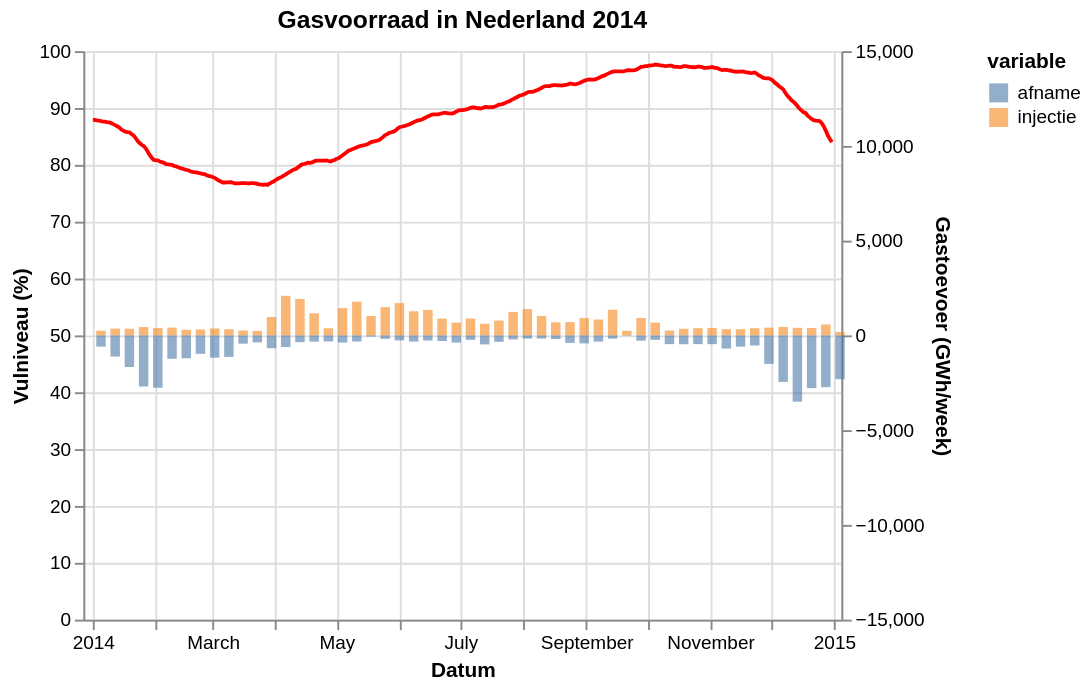

Here is the Vega-Lite specification saved for this chart:
### Vega-Lite specification from a JSON file in a GitHub repository (floating-point values rounded to 4 significant figures; data arrays with more than 128 entries replaced by an {"elided": "..."} marker saying what was removed)
{"config": {"view": {"continuousWidth": 400, "continuousHeight": 300}}, "layer": [{"data": {"name": "data-d5f264badcb0435568dd2d3c39d86f49"}, "mark": {"type": "line", "color": "red"}, "encoding": {"tooltip": [{"field": "gasDayStart", "type": "temporal"}, {"field": "full", "type": "quantitative"}], "x": {"axis": {"title": "Datum"}, "field": "gasDayStart", "type": "temporal"}, "y": {"axis": {"title": "Vulniveau (%)"}, "field": "full", "scale": {"domain": [0, 100], "padding": 0}, "type": "quantitative"}}}, {"data": {"name": "data-16df2f49302a3873c9c10afe21373eed"}, "mark": {"type": "bar", "binSpacing": 0, "opacity": 0.6}, "encoding": {"color": {"field": "variable", "type": "nominal"}, "tooltip": [{"field": "gasDayStart", "type": "temporal"}, {"field": "variable", "type": "nominal"}, {"field": "value", "type": "quantitative"}], "x": {"axis": {"title": "Datum"}, "field": "gasDayStart", "scale": {"domain": ["2014-01-01", "2014-12-31"]}, "type": "temporal"}, "y": {"axis": {"title": "Gastoevoer (GWh/week)"}, "field": "value", "scale": {"domain": [-15000, 15000], "padding": 0}, "type": "quantitative"}}}], "resolve": {"scale": {"y": "independent"}}, "title": "Gasvoorraad in Nederland 2014", "$schema": "https://vega.github.io/schema/vega-lite/v5.json", "datasets": {"data-d5f264badcb0435568dd2d3c39d86f49": {"elided": "365 records"}, "data-16df2f49302a3873c9c10afe21373eed": [{"gasDayStart": "2014-01-05T00:00:00", "variable": "injectie", "value": 248.0}, {"gasDayStart": "2014-01-12T00:00:00", "variable": "injectie", "value": 362.0}, {"gasDayStart": "2014-01-19T00:00:00", "variable": "injectie", "value": 350.0}, {"gasDayStart": "2014-01-26T00:00:00", "variable": "injectie", "value": 440.0}, {"gasDayStart": "2014-02-02T00:00:00", "variable": "injectie", "value": 385.0}, {"gasDayStart": "2014-02-09T00:00:00", "variable": "injectie", "value": 412.0}, {"gasDayStart": "2014-02-16T00:00:00", "variable": "injectie", "value": 296.0}, {"gasDayStart": "2014-02-23T00:00:00", "variable": "injectie", "value": 310.0}, {"gasDayStart": "2014-03-02T00:00:00", "variable": "injectie", "value": 367.0}, {"gasDayStart": "2014-03-09T00:00:00", "variable": "injectie", "value": 325.0}, {"gasDayStart": "2014-03-16T00:00:00", "variable": "injectie", "value": 260.0}, {"gasDayStart": "2014-03-23T00:00:00", "variable": "injectie", "value": 239.0}, {"gasDayStart": "2014-03-30T00:00:00", "variable": "injectie", "value": 971.0}, {"gasDayStart": "2014-04-06T00:00:00", "variable": "injectie", "value": 2091.0}, {"gasDayStart": "2014-04-13T00:00:00", "variable": "injectie", "value": 1925.0}, {"gasDayStart": "2014-04-20T00:00:00", "variable": "injectie", "value": 1167.0}, {"gasDayStart": "2014-04-27T00:00:00", "variable": "injectie", "value": 379.0}, {"gasDayStart": "2014-05-04T00:00:00", "variable": "injectie", "value": 1439.0}, {"gasDayStart": "2014-05-11T00:00:00", "variable": "injectie", "value": 1782.0}, {"gasDayStart": "2014-05-18T00:00:00", "variable": "injectie", "value": 1025.0}, {"gasDayStart": "2014-05-25T00:00:00", "variable": "injectie", "value": 1491.0}, {"gasDayStart": "2014-06-01T00:00:00", "variable": "injectie", "value": 1705.0}, {"gasDayStart": "2014-06-08T00:00:00", "variable": "injectie", "value": 1274.0}, {"gasDayStart": "2014-06-15T00:00:00", "variable": "injectie", "value": 1348.0}, {"gasDayStart": "2014-06-22T00:00:00", "variable": "injectie", "value": 887.0}, {"gasDayStart": "2014-06-29T00:00:00", "variable": "injectie", "value": 679.0}, {"gasDayStart": "2014-07-06T00:00:00", "variable": "injectie", "value": 892.0}, {"gasDayStart": "2014-07-13T00:00:00", "variable": "injectie", "value": 616.0}, {"gasDayStart": "2014-07-20T00:00:00", "variable": "injectie", "value": 787.0}, {"gasDayStart": "2014-07-27T00:00:00", "variable": "injectie", "value": 1238.0}, {"gasDayStart": "2014-08-03T00:00:00", "variable": "injectie", "value": 1389.0}, {"gasDayStart": "2014-08-10T00:00:00", "variable": "injectie", "value": 1029.0}, {"gasDayStart": "2014-08-17T00:00:00", "variable": "injectie", "value": 690.0}, {"gasDayStart": "2014-08-24T00:00:00", "variable": "injectie", "value": 702.0}, {"gasDayStart": "2014-08-31T00:00:00", "variable": "injectie", "value": 914.0}, {"gasDayStart": "2014-09-07T00:00:00", "variable": "injectie", "value": 838.0}, {"gasDayStart": "2014-09-14T00:00:00", "variable": "injectie", "value": 1354.0}, {"gasDayStart": "2014-09-21T00:00:00", "variable": "injectie", "value": 243.0}, {"gasDayStart": "2014-09-28T00:00:00", "variable": "injectie", "value": 919.0}, {"gasDayStart": "2014-10-05T00:00:00", "variable": "injectie", "value": 677.0}, {"gasDayStart": "2014-10-12T00:00:00", "variable": "injectie", "value": 259.0}, {"gasDayStart": "2014-10-19T00:00:00", "variable": "injectie", "value": 350.0}, {"gasDayStart": "2014-10-26T00:00:00", "variable": "injectie", "value": 381.0}, {"gasDayStart": "2014-11-02T00:00:00", "variable": "injectie", "value": 396.0}, {"gasDayStart": "2014-11-09T00:00:00", "variable": "injectie", "value": 328.0}, {"gasDayStart": "2014-11-16T00:00:00", "variable": "injectie", "value": 330.0}, {"gasDayStart": "2014-11-23T00:00:00", "variable": "injectie", "value": 381.0}, {"gasDayStart": "2014-11-30T00:00:00", "variable": "injectie", "value": 410.0}, {"gasDayStart": "2014-12-07T00:00:00", "variable": "injectie", "value": 443.0}, {"gasDayStart": "2014-12-14T00:00:00", "variable": "injectie", "value": 403.0}, {"gasDayStart": "2014-12-21T00:00:00", "variable": "injectie", "value": 391.0}, {"gasDayStart": "2014-12-28T00:00:00", "variable": "injectie", "value": 579.0}, {"gasDayStart": "2015-01-04T00:00:00", "variable": "injectie", "value": 175.0}, {"gasDayStart": "2014-01-05T00:00:00", "variable": "afname", "value": -592.0}, {"gasDayStart": "2014-01-12T00:00:00", "variable": "afname", "value": -1115.0}, {"gasDayStart": "2014-01-19T00:00:00", "variable": "afname", "value": -1667.0}, {"gasDayStart": "2014-01-26T00:00:00", "variable": "afname", "value": -2695.0}, {"gasDayStart": "2014-02-02T00:00:00", "variable": "afname", "value": -2762.0}, {"gasDayStart": "2014-02-09T00:00:00", "variable": "afname", "value": -1233.0}, {"gasDayStart": "2014-02-16T00:00:00", "variable": "afname", "value": -1208.0}, {"gasDayStart": "2014-02-23T00:00:00", "variable": "afname", "value": -971.0}, {"gasDayStart": "2014-03-02T00:00:00", "variable": "afname", "value": -1178.0}, {"gasDayStart": "2014-03-09T00:00:00", "variable": "afname", "value": -1133.0}, {"gasDayStart": "2014-03-16T00:00:00", "variable": "afname", "value": -435.0}, {"gasDayStart": "2014-03-23T00:00:00", "variable": "afname", "value": -366.0}, {"gasDayStart": "2014-03-30T00:00:00", "variable": "afname", "value": -674.0}, {"gasDayStart": "2014-04-06T00:00:00", "variable": "afname", "value": -612.0}, {"gasDayStart": "2014-04-13T00:00:00", "variable": "afname", "value": -358.0}, {"gasDayStart": "2014-04-20T00:00:00", "variable": "afname", "value": -329.0}, {"gasDayStart": "2014-04-27T00:00:00", "variable": "afname", "value": -318.0}, {"gasDayStart": "2014-05-04T00:00:00", "variable": "afname", "value": -376.0}, {"gasDayStart": "2014-05-11T00:00:00", "variable": "afname", "value": -324.0}, {"gasDayStart": "2014-05-18T00:00:00", "variable": "afname", "value": -60.0}, {"gasDayStart": "2014-05-25T00:00:00", "variable": "afname", "value": -179.0}, {"gasDayStart": "2014-06-01T00:00:00", "variable": "afname", "value": -262.0}, {"gasDayStart": "2014-06-08T00:00:00", "variable": "afname", "value": -325.0}, {"gasDayStart": "2014-06-15T00:00:00", "variable": "afname", "value": -269.0}, {"gasDayStart": "2014-06-22T00:00:00", "variable": "afname", "value": -296.0}, {"gasDayStart": "2014-06-29T00:00:00", "variable": "afname", "value": -377.0}, {"gasDayStart": "2014-07-06T00:00:00", "variable": "afname", "value": -235.0}, {"gasDayStart": "2014-07-13T00:00:00", "variable": "afname", "value": -476.0}, {"gasDayStart": "2014-07-20T00:00:00", "variable": "afname", "value": -337.0}, {"gasDayStart": "2014-07-27T00:00:00", "variable": "afname", "value": -211.0}, {"gasDayStart": "2014-08-03T00:00:00", "variable": "afname", "value": -169.0}, {"gasDayStart": "2014-08-10T00:00:00", "variable": "afname", "value": -164.0}, {"gasDayStart": "2014-08-17T00:00:00", "variable": "afname", "value": -191.0}, {"gasDayStart": "2014-08-24T00:00:00", "variable": "afname", "value": -395.0}, {"gasDayStart": "2014-08-31T00:00:00", "variable": "afname", "value": -419.0}, {"gasDayStart": "2014-09-07T00:00:00", "variable": "afname", "value": -325.0}, {"gasDayStart": "2014-09-14T00:00:00", "variable": "afname", "value": -173.0}, {"gasDayStart": "2014-09-21T00:00:00", "variable": "afname", "value": -17.0}, {"gasDayStart": "2014-09-28T00:00:00", "variable": "afname", "value": -279.0}, {"gasDayStart": "2014-10-05T00:00:00", "variable": "afname", "value": -234.0}, {"gasDayStart": "2014-10-12T00:00:00", "variable": "afname", "value": -460.0}, {"gasDayStart": "2014-10-19T00:00:00", "variable": "afname", "value": -464.0}, {"gasDayStart": "2014-10-26T00:00:00", "variable": "afname", "value": -460.0}, {"gasDayStart": "2014-11-02T00:00:00", "variable": "afname", "value": -460.0}, {"gasDayStart": "2014-11-09T00:00:00", "variable": "afname", "value": -694.0}, {"gasDayStart": "2014-11-16T00:00:00", "variable": "afname", "value": -592.0}, {"gasDayStart": "2014-11-23T00:00:00", "variable": "afname", "value": -532.0}, {"gasDayStart": "2014-11-30T00:00:00", "variable": "afname", "value": -1503.0}, {"gasDayStart": "2014-12-07T00:00:00", "variable": "afname", "value": -2454.0}, {"gasDayStart": "2014-12-14T00:00:00", "variable": "afname", "value": -3496.0}, {"gasDayStart": "2014-12-21T00:00:00", "variable": "afname", "value": -2782.0}, {"gasDayStart": "2014-12-28T00:00:00", "variable": "afname", "value": -2731.0}, {"gasDayStart": "2015-01-04T00:00:00", "variable": "afname", "value": -2311.0}]}, "data": {"name": "data-d5f264badcb0435568dd2d3c39d86f49"}}
